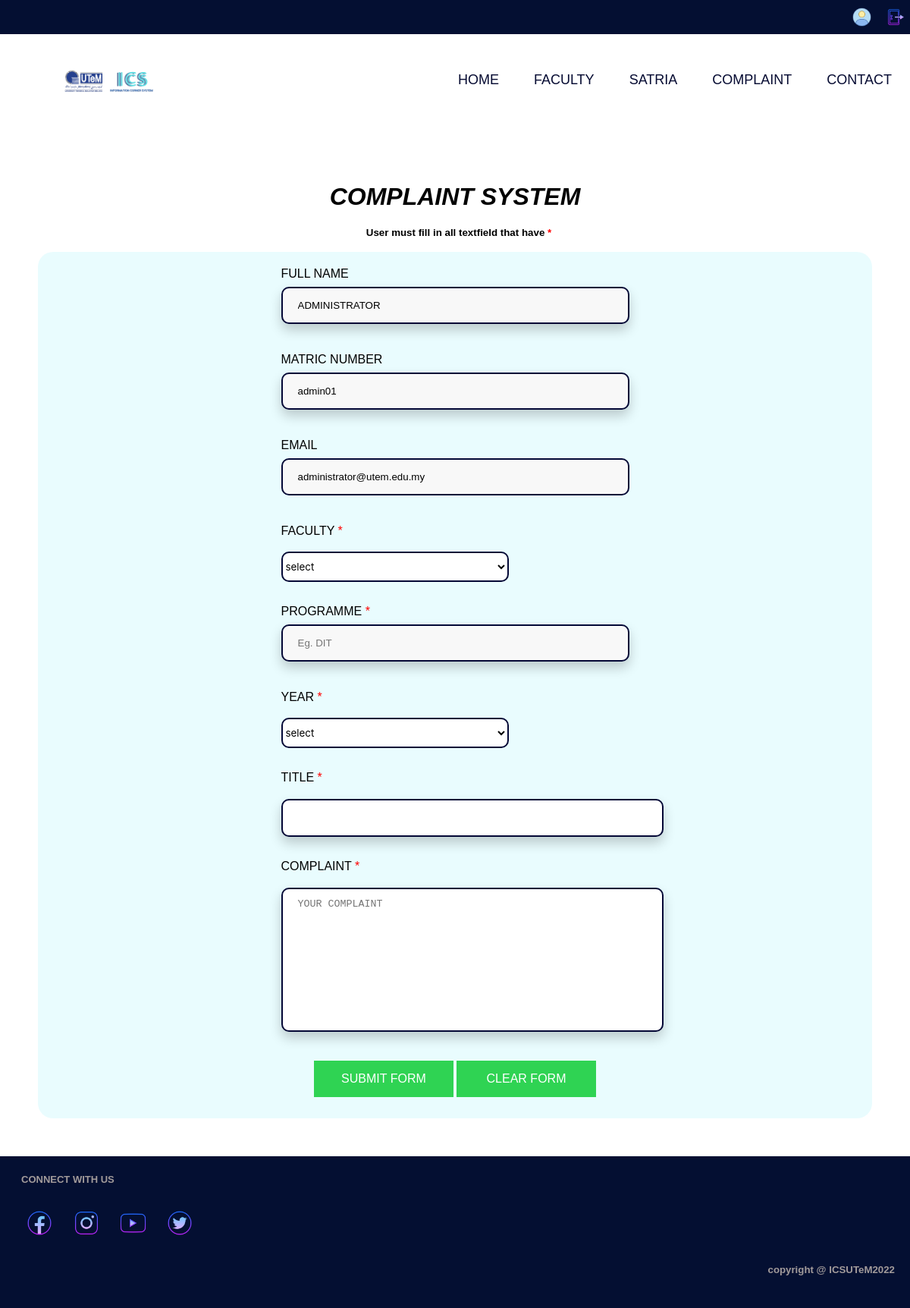
Screenshot of /complaintSD.php (signed in) with the database file from the repository.
### tables this page shows
CREATE TABLE `user` (
  `id` int(5) NOT NULL,
  `name` varchar(50) NOT NULL,
  `no_matrik` varchar(20) NOT NULL,
  `no_ic` varchar(20) NOT NULL,
  `email` varchar(50) NOT NULL,
  `phone` varchar(30) NOT NULL,
  `kategori` varchar(10) NOT NULL,
  `password` varchar(20) NOT NULL
);

### complaintSD.php (the view, shortened to what this page needs)
<?php
include("headS.php");
include ('database/connect.php');
?>
<link rel="stylesheet" href="css/complaint.css">
<html>
  <body>
  <h1 class="text1_3">COMPLAINT SYSTEM</h1>
    <h4 class="text2">User <bold>must </bold>fill in all textfield that have <font color=red>*</font></h4>
    <section class="sec1">
        <table border="0" cellspacing="10" cellpadding="10" class="table">
            <form method = "post" action = "processSD.php">
            <?php
                $userid= $_SESSION['no_matrik'];
                $password= $_SESSION['password'];
                $sql= "SELECT * FROM user where no_matrik ='$userid' and password= '$password'";
                $result = $conn->query($sql);
                if ($result->num_rows > 0) {
                    $row = $result->fetch_assoc();
                    echo "<tr><td>FULL NAME <input type='text' value='".$row['name']."'  class='nama' name='nama' readonly></td></tr>";
                    echo "<tr><td>MATRIC NUMBER  <input type='text' value='".$row['no_matrik']."'  class='matrik' name='matrik' readonly> </td> </tr>";
                    echo "<tr><td>EMAIL  <input type='email' value='".$row['email']."'  class='email' name='email' readonly></td> </tr>";
                }
                ?>
                    <tr>
                        <td>FACULTY <font color=red>*</font> <br/><br/><select value="faculty" class="selectbtn"  class="fakulti" name="fakulti">
                            <option value="">select</option>
                            <option value="FKP">FKP</option></select></td>
                    </tr>
                    <tr>
                        <td>PROGRAMME <font color=red>*</font> <input type="text" placeholder="Eg. DIT"  class="program" name="program" required></td>
                    </tr>
                    <tr>
                        <td>YEAR <font color=red>*</font> <br/><br/><select value="year" class="selectbtn"  class="thun" name="thun">
                            <option value="">select</option>
                        </select></td>
                    </tr>
                    <tr>
                        <td colspan="2">TITLE  <font color=red>*</font> <p><textarea class="title" name="title" required></textarea></p></td>
                    </tr>
                    <tr>
                        <td colspan="2">COMPLAINT <font color=red>*</font> <p><textarea rows="10" cols="50" placeholder="YOUR COMPLAINT"  class="complaint" name="complaint" required></textarea></p></td>
                    </tr>
                    <tr>
                        <td><center><input type="submit" name="submit" value="SUBMIT FORM"> <input type="reset" value="CLEAR FORM"></center></td>
                    </tr>
            </form>
        </table>
    </section>
  </body>
  <footer>
</footer>
</html>

### css/fhead.css (style rules this page uses)
body { margin: 0%; }

### css/complaint.css (style rules this page uses)
.text1_3 { font-family:Verdana, Geneva, Tahoma, sans-serif; font-style: oblique; text-align: center; }
.text2 { font-family: Arial, Helvetica, sans-serif; font-size: 10pt; margin-left: 10px; text-align: center; }
.table { margin-left: auto; margin-right: auto; font-family:-apple-system, BlinkMacSystemFont, 'Segoe UI', Roboto, Oxygen, Ubuntu, Cantarell, 'Open Sans', 'Helvetica Neue', sans-serif; color: rgb(0, 0, 0); }
input { width: 100%; padding: 15px 20px; margin: 8px 0; }
.table { margin-left: auto; margin-right: auto; font-family:Arial, Helvetica, sans-serif; font-size: 12pt; color: rgb(0, 0, 0); }
input[type=submit] , [type=reset] { width:40%; font-family: Arial, Helvetica, sans-serif; font-size: medium; color: white; background-color: rgb(47, 211, 83); border: 1px ; }
input[type=text] { background-color: #f8f8f8; border: 2px solid rgb(4, 8, 54); border-radius: 10px; box-shadow: 0 8px 16px 0 rgba(0,0,0,0.2); }
p { text-align: center; font-size: larger; font-family: -apple-system, BlinkMacSystemFont, 'Segoe UI', Roboto, Oxygen, Ubuntu, Cantarell, 'Open Sans', 'Helvetica Neue', sans-serif; }
.selectbtn { position: relative; font-family: -apple-system, BlinkMacSystemFont, 'Segoe UI', Roboto, Oxygen, Ubuntu, Cantarell, 'Open Sans', 'Helvetica Neue', sans-serif; background-color: #ffffff; min-width: 300px; height: 40px; border: 2px solid rgb(4, 8, 54); border-radius: 10px; }
textarea { width: 110%; height: 190px; padding: 12px 20px; box-sizing: border-box; border: 2px solid rgb(4, 8, 54); border-radius: 10px; background-color: #ffffff; resize: none; box-shadow: 0 8px 16px 0 rgba(0,0,0,0.2); }
textarea.title { width: 110%; height: 50px; padding: 12px 20px; box-sizing: border-box; border: 2px solid rgb(4, 8, 54); border-radius: 10px; background-color: #ffffff; resize: none; box-shadow: 0 8px 16px 0 rgba(0,0,0,0.2); }
section { background-color: #e9fcfe; margin-left: 50px; margin-right: 50px; margin-bottom: 50px; border-radius: 20px; }
footer { background-color: rgb(4, 15, 50); padding: 10px; margin-left: auto; margin-right: auto; }
input[type=email] { background-color: #f8f8f8; border: 2px solid rgb(4, 8, 54); border-radius: 10px; }

### css/footer.css (style rules this page uses)
.button { width: 1cm; padding: 10px; }
footer.rr { background-color: rgb(4, 15, 50); }
.text1 { margin-left: 5px; color: rgb(162, 155, 155); font-size: small; font-family: Arial, Helvetica, sans-serif; }
h5 { font-family: Arial, Helvetica, sans-serif; color: rgb(162, 155, 155); text-align: right; }

### rows the page displays
user: nama "ADMINISTRATOR", matrik "admin01", email "administrator@utem.edu.my"
